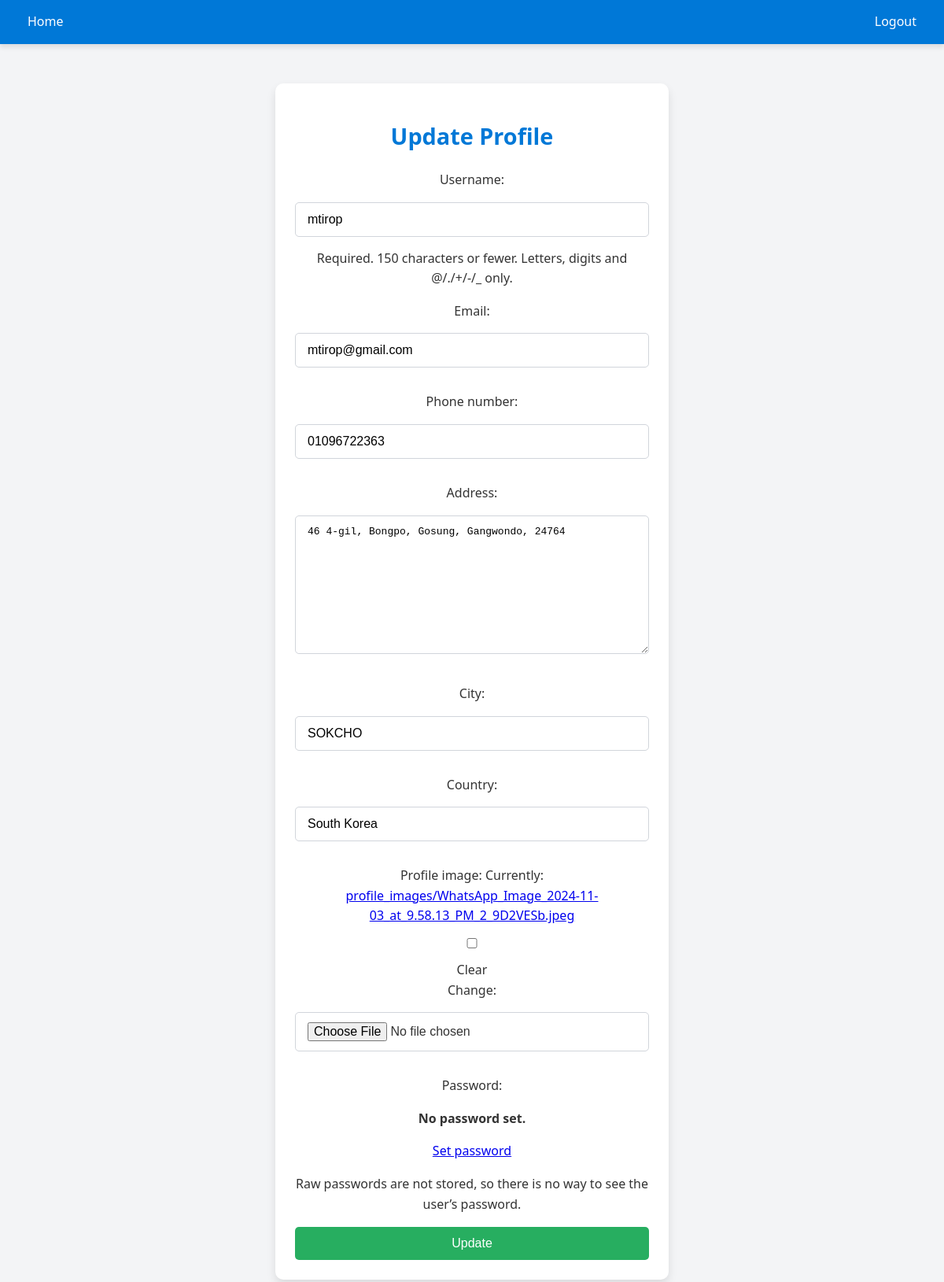
/users/profile/ (signed in), run on the app's committed database.
### User/models.py (models this page shows, shortened)
class CustomUser(AbstractUser):
    email = models.EmailField(unique=True)
    phone_number = models.CharField(max_length=15, blank=True, null=True)
    address = models.TextField(blank=True, null=True)
    city = models.CharField(max_length=100, blank=True, null=True)
    country = models.CharField(max_length=50, blank=True, null=True)
    profile_image = models.ImageField(upload_to='profile_images/', blank=True, null=True)

### User/views.py (the view)
# urls.py: path('profile/', views.profile, name='profile'),
@login_required
def profile(request):
    if request.method == 'POST':
        form = CustomUserChangeForm(request.POST, request.FILES, instance=request.user)
        if form.is_valid():
            form.save()
            messages.success(request, 'Your profile has been updated!')
            return redirect('profile')
    else:
        form = CustomUserChangeForm(instance=request.user)
    return render(request, 'users/profile.html', {'form': form})

### User/forms.py
class CustomUserChangeForm(UserChangeForm):
    class Meta:
        model = CustomUser
        fields = ['username', 'email', 'phone_number', 'address', 'city', 'country', 'profile_image']

### templates/users/profile.html (shortened to what this page needs)
<!DOCTYPE html>
<html lang="en">
<head>
</head>
<body>
    <nav>
        <a href="{% url 'home' %}">Home</a>
        <a href="{% url 'logout' %}">Logout</a>
    </nav>
    <div class="container">
        <h1>Update Profile</h1>
        <form method="POST" enctype="multipart/form-data">
            {{ form.as_p }}
            <button type="submit">Update</button>
        </form>
    </div>
</body>
</html>

### templates/users/profile.html (style rules this page uses)
body { font-family: 'Segoe UI', Tahoma, Geneva, Verdana, sans-serif; margin: 0; padding: 0; background-color: #f3f4f6; color: #333; line-height: 1.6; }
nav { background-color: #0078d7; padding: 15px 20px; display: flex; justify-content: space-between; align-items: center; box-shadow: 0 4px 6px rgba(0, 0, 0, 0.1); }
nav a { color: white; text-decoration: none; margin: 0 15px; font-weight: 500; transition: color 0.3s ease; }
.container { margin: 50px auto; max-width: 450px; padding: 25px; background: #ffffff; border-radius: 10px; box-shadow: 0 6px 12px rgba(0, 0, 0, 0.1); text-align: center; }
h1 { font-size: 1.8em; color: #0078d7; margin-bottom: 20px; }
form input, form select, form textarea { width: 100%; padding: 12px 15px; margin: 15px 0; border: 1px solid #d1d5db; border-radius: 5px; font-size: 1em; box-sizing: border-box; transition: all 0.3s ease; }
button { width: 100%; background-color: #27ae60; color: white; border: none; padding: 12px; border-radius: 5px; font-size: 1em; cursor: pointer; transition: background-color 0.3s ease, transform 0.2s ease; }

### data on the page
CustomUser: username "mtirop", email "mtirop@gmail.com", phone_number "01096722363", address "46 4-gil, Bongpo, Gosung, Gangwondo, 24764", city "SOKCHO", country "South Korea"
